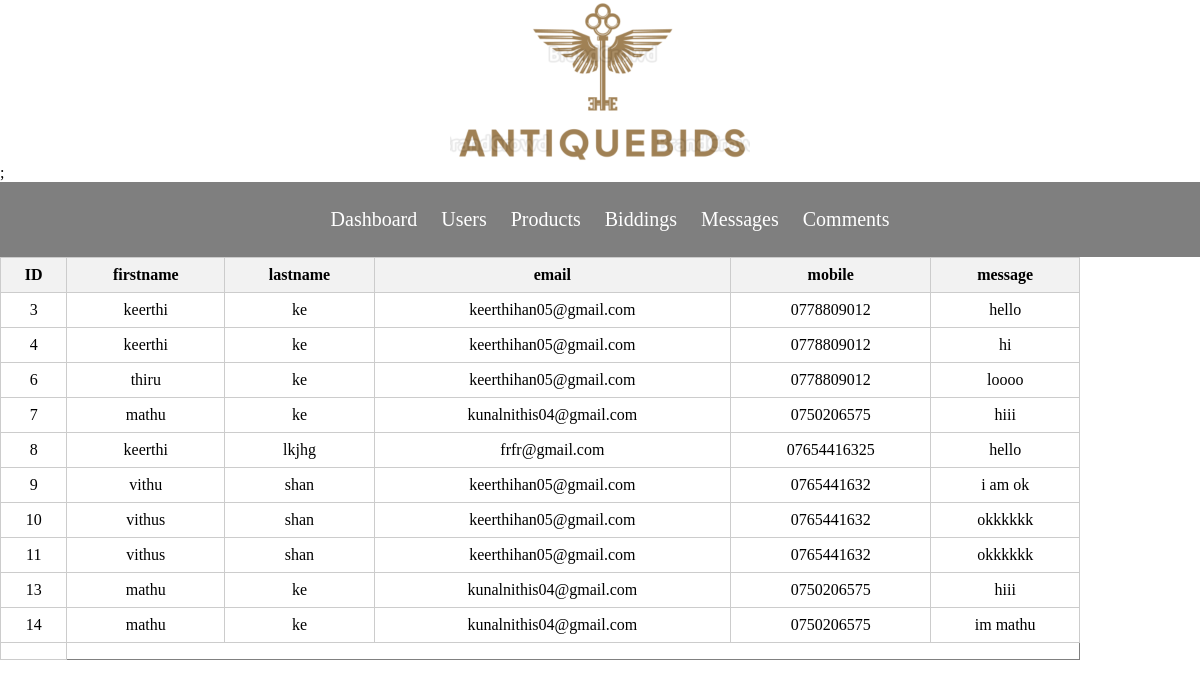
The page /admin/messages/displaymsg.php on the database its author committed.
### tables this page shows
CREATE TABLE `contact` (
  `id` int(11) NOT NULL,
  `firstname` varchar(50) DEFAULT NULL,
  `lastname` varchar(50) DEFAULT NULL,
  `email` varchar(100) DEFAULT NULL,
  `mobile` varchar(20) DEFAULT NULL,
  `message` varchar(255) DEFAULT NULL
);

### admin/messages/displaymsg.php (the view, shortened to what this page needs)
<?php
  include '../user/connect.php';
?>
<!DOCTYPE html>
<html lang="en">
<head>
    <link rel="stylesheet" href="../biddings/bidstyle.css"></link>
    <link rel="stylesheet" href="../header.css">
</head>
<body>
<img src="../anbids.png"  style="display: block; margin: 0 auto">;
    <header>
        <nav>
        <ul>
                <li><a href="../index.php">Dashboard</a></li>
                <li><a href="../user/display_user.php">Users</a></li>
                <li><a href="../products/display_item.php">Products</a></li>
                <li><a href="../biddings/displaybid.php">Biddings</a></li>
                <li><a href="displaymsg.php">Messages</a></li>
                <li><a href="../comments/displaycom.php">Comments</a></li>
            </ul>
        </nav>
    </header>
<table class="table" cellspacing=0 cellpadding=0 border="1">
<thead>
<tr>
      <th>ID</th>
      <th >firstname</th>
      <th >lastname</th>
      <th >email</th>
      <th >mobile</th>
      <th >message</th>
</tr>
</thead>
<tbody>
    <?php
    $sql="select * from contact";
    $result=mysqli_query($con,$sql);
    if($result)
    {
         while($row=mysqli_fetch_assoc($result)){
            $id=$row['id'];
            $firstname=$row['firstname'];
            $lastname=$row['lastname'];
            $email=$row['email'];
            $mobile=$row['mobile'];
            $message=$row['message'];
            echo '<tr>
            <td class="tdid"> '.$id.'</td>
            <td class="tdfirstname"> '.$firstname.'</td>
            <td class="tdlastname"> '.$lastname.'</td>
            <td class="tdemail"> '.$email.'</td>
            <td class="tdmobile"> '.$mobile.'</td>
            <td class="tdmessage"> '.$message.'</td>
            </tr>';
         }
    }
    ?>
  <td>
</tbody>
</table>
</body>
</html>

### admin/biddings/bidstyle.css (style rules this page uses)
.table { width: 90%; border-collapse: collapse; margin-bottom: 20px; }
.table th, .table td { padding: 8px; border: 1px solid #ccc; text-align: left; text-align: center; white-space: nowrap; overflow: hidden; text-overflow: ellipsis; }
.table th { background-color: #f2f2f2; }

### admin/header.css (style rules this page uses)
body { margin: 0; padding: 0; }
header, footer { width: 100%; background: rgba(0, 0, 0, 0.5); padding: 10px 0; text-align: center; }
header nav ul { list-style: none; }
header nav ul li { display: inline-block; margin-right: 20px; }
header nav ul li a { text-decoration: none; color: #fff; font-size: 20px; }

### rows shown on the page
contact: id "3", firstname "keerthi", lastname "ke", email "keerthihan05@gmail.com", mobile "0778809012", message "hello"
contact: id "4", firstname "keerthi", lastname "ke", email "keerthihan05@gmail.com", mobile "0778809012", message "hi"
contact: id "6", firstname "thiru", lastname "ke", email "keerthihan05@gmail.com", mobile "0778809012", message "loooo"
contact: id "7", firstname "mathu", lastname "ke", email "kunalnithis04@gmail.com", mobile "0750206575", message "hiii"
contact: id "8", firstname "keerthi", lastname "lkjhg", email "frfr@gmail.com", mobile "07654416325", message "hello"
contact: id "9", firstname "vithu", lastname "shan", email "keerthihan05@gmail.com", mobile "0765441632", message "i am ok"
contact: id "10", firstname "vithus", lastname "shan", email "keerthihan05@gmail.com", mobile "0765441632", message "okkkkkk"
contact: id "11", firstname "vithus", lastname "shan", email "keerthihan05@gmail.com", mobile "0765441632", message "okkkkkk"
contact: id "13", firstname "mathu", lastname "ke", email "kunalnithis04@gmail.com", mobile "0750206575", message "hiii"
contact: id "14", firstname "mathu", lastname "ke", email "kunalnithis04@gmail.com", mobile "0750206575", message "im mathu"
